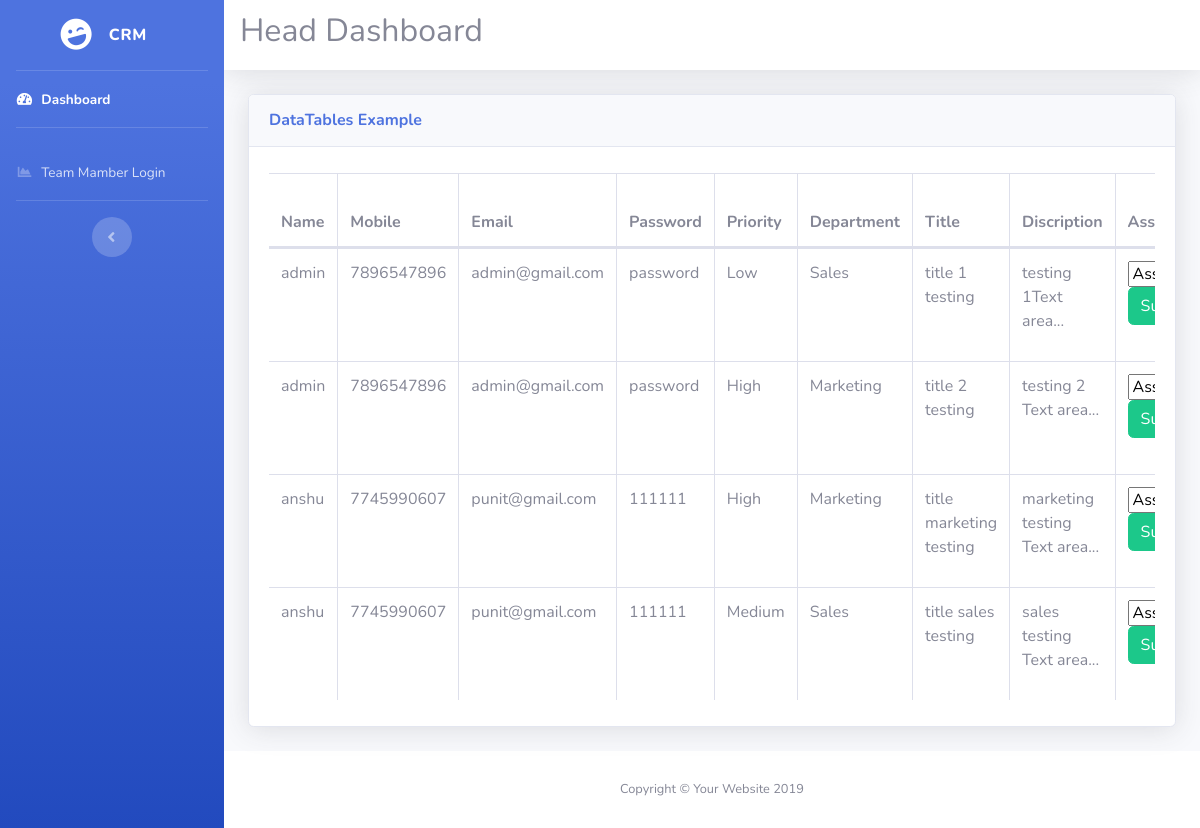
The page /admin/team/ticket_a.php on the database its author committed.
### tables this page shows
CREATE TABLE `registration` (
    id INT AUTO_INCREMENT PRIMARY KEY,
    name VARCHAR(255) NOT NULL,
    email VARCHAR(255) UNIQUE NOT NULL,
    mobile VARCHAR(15) UNIQUE NOT NULL,
    aadhaar VARCHAR(12) UNIQUE NOT NULL,
    password VARCHAR(255) NOT NULL
);

CREATE TABLE `ticket` (
  `id` int(3) NOT NULL,
  `priority` varchar(30) NOT NULL,
  `department` varchar(30) NOT NULL,
  `title` varchar(50) NOT NULL,
  `discription` varchar(50) NOT NULL,
  `fileone` varchar(60) NOT NULL,
  `filetwo` varchar(60) NOT NULL,
  `clientid` int(3) NOT NULL,
  `assign_id` varchar(3) NOT NULL DEFAULT '---',
  `reply` varchar(50) NOT NULL DEFAULT '0',
  `close` int(3) NOT NULL DEFAULT '0'
);

### admin/team/dbconfig.php (called while the page is built, shortened)
<?php
function select($query)
{
	$cid=mysqli_connect(server,user,password,database) or die("connection error");
	$result=mysqli_query($cid,$query);
	return $result;
}
?>

### admin/team/ticket_a.php (the view, shortened to what this page needs)
<?php
include"dbconfig.php";
$query="SELECT * FROM registration INNER JOIN ticket ON registration.id=ticket.clientid";
$query2="SELECT * FROM(( ticket INNER JOIN team ON ticket.assign_id=team.teamid) INNER JOIN registration ON registration.id=ticket.clientid)";
$result=select($query);
$result2=select($query2);
?>
<!DOCTYPE html>
<html lang="en">
<head>
  <link href="vendor/fontawesome-free/css/all.min.css" rel="stylesheet" type="text/css">
  <link href="css/sb-admin-2.min.css" rel="stylesheet">
  <link href="vendor/datatables/dataTables.bootstrap4.min.css" rel="stylesheet">
</head>
<body id="page-top">
  <div id="wrapper">
   <?php include"sidebar.php";?>
    <div id="content-wrapper" class="d-flex flex-column">
      <div id="content">
        <nav class="navbar navbar-expand navbar-light bg-white topbar mb-4 static-top shadow">
            <h2> Head Dashboard</h2>
        </nav>
        <div class="container-fluid">
          <div class="card shadow mb-4">
            <div class="card-header py-3">
              <h6 class="m-0 font-weight-bold text-primary">DataTables Example</h6>
            </div>
            <div class="card-body">
              <div class="table-responsive">
                <table class="table table-bordered" id="dataTable" width="100%" cellspacing="0">
                  <thead>
                    <tr>
                      <th>Name</th>
                      <th>Mobile</th>
                      <th>Email</th>
                      <th>Password</th>
                      <th>Priority</th>
                       <th>Department</th>
                       <th>Title</th>
                       <th>Discription</th>
                       <th>Assign To</th>
                    </tr>
                  </thead>
                  <tbody>
                    <?php
					while($r=mysqli_fetch_array($result))
					{
						extract($r);
					?>
                    <tr><form method="post" >
                      <td><?=$name?></td>
                      <td><?=$mobile?></td>
                      <td><?=$email?></td>
                      <td><?=$password?></td>
                      <td><?=$priority?></td>
                      <td><?=$department?></td>
                      <td><?=$title?></td>
                      <td><?=$discription?></td>
                      <td><select  name="assign">
					  <option>Assign To</option>
					  </select><input type="submit" class="btn btn-success " name="sub"></br></br>
					  </form></td>
                      </tr>
                    <?php
					}
					?>
                  </tbody>
                </table>
              </div>
            </div>
          </div>
        </div>
      </div>
      <footer class="sticky-footer bg-white">
        <div class="container my-auto">
          <div class="copyright text-center my-auto">
            <span>Copyright &copy; Your Website 2019</span>
          </div>
        </div>
      </footer>
    </div>
  </div>
</body>
</html>

### rows shown on the page
registration: name "admin", mobile "7896547896", email "admin@gmail.com", password "password", ticket.priority "Low", ticket.department "Sales", ticket.title "title 1 testing", ticket.discription "testing 1Text area...", ticket.priority "High", ticket.department "Marketing", ticket.title "title 2 testing", ticket.discription "testing 2 Text area..."
registration: name "anshu", mobile "7745990607", email "punit@gmail.com", password "111111", ticket.priority "High", ticket.department "Marketing", ticket.title "title marketing testing", ticket.discription "marketing testing Text area...", ticket.priority "Medium", ticket.department "Sales", ticket.title "title sales testing", ticket.discription "sales testing Text area..."
